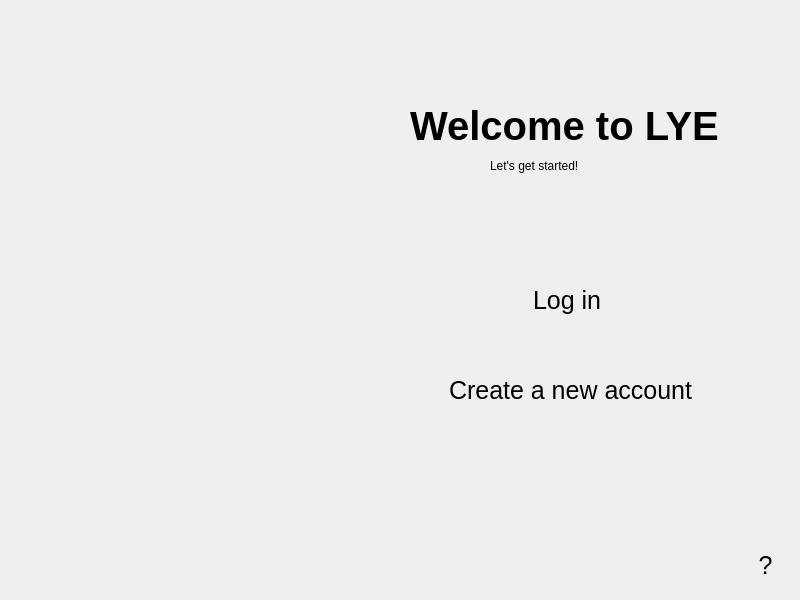
<?xml version="1.0" encoding="UTF-8"?>
<ui version="4.0">
 <class>LYE</class>
 <widget class="QDialog" name="LYE">
  <property name="windowModality">
   <enum>Qt::ApplicationModal</enum>
  </property>
  <property name="geometry">
   <rect>
    <x>0</x>
    <y>0</y>
    <width>800</width>
    <height>600</height>
   </rect>
  </property>
  <property name="windowTitle">
   <string>LYE</string>
  </property>
  <property name="styleSheet">
   <string notr="true">
     QDialog {
       background-image: url('./image_files/LYEfinal.jpg');
       background-repeat: no-repeat;
       
     }
   </string>
  </property>
  <widget class="QWidget" name="centralwidget" native="true">
   <property name="geometry">
    <rect>
     <x>0</x>
     <y>0</y>
     <width>800</width>
     <height>600</height>
    </rect>
   </property>
   <property name="maximumSize">
    <size>
     <width>10009</width>
     <height>10000</height>
    </size>
   </property>
   <property name="autoFillBackground">
    <bool>false</bool>
   </property>
   <property name="styleSheet">
    <string notr="true">background-color: qlineargradient(x1:0, y1:0, x2:0, y2:1;
    background-repeat: no-repeat;
    background-position: center;
    background-attachment: fixed; 
    background-size: cover; stop:0 #FFFFFF, stop:1 #AAAAAA);</string>
   </property>
   <widget class="QPushButton" name="login">
    <property name="geometry">
     <rect>
      <x>440</x>
      <y>270</y>
      <width>261</width>
      <height>61</height>
     </rect>
    </property>
    <property name="layoutDirection">
     <enum>Qt::LeftToRight</enum>
    </property>
    <property name="styleSheet">
     <string notr="true">QPushButton#login {
    font-size: 25px;
    font-stretch: normal;
    border-radius: 10px;
    border: 0px;
}

QPushButton#login:hover {
    border: 2px solid black;
}
</string>
    </property>
    <property name="text">
     <string>Log in </string>
    </property>
   </widget>
   <widget class="QPushButton" name="create">
    <property name="geometry">
     <rect>
      <x>440</x>
      <y>360</y>
      <width>261</width>
      <height>61</height>
     </rect>
    </property>
    <property name="layoutDirection">
     <enum>Qt::RightToLeft</enum>
    </property>
    <property name="styleSheet">
     <string notr="true">QPushButton#create {
    font-size: 25px;
    font-stretch: normal;
    border-radius: 10px;
    border: 0px;
}

QPushButton#create:hover {
    border: 2px solid black;
}
</string>
    </property>
    <property name="text">
     <string>Сreate a new account</string>
    </property>
    <property name="autoRepeatDelay">
     <number>300</number>
    </property>
   </widget>
   <widget class="QLabel" name="label">
    <property name="geometry">
     <rect>
      <x>410</x>
      <y>100</y>
      <width>331</width>
      <height>51</height>
     </rect>
    </property>
    <property name="styleSheet">
     <string notr="true">font-size: 40px; font-stretch: bold;
border-radius: 10px;
border: 0px;font-weight: bold;
font-family: &quot;century gothic&quot;;</string>
    </property>
    <property name="text">
     <string>Welcome to LYE</string>
    </property>
   </widget>
   <widget class="QLabel" name="label_2">
    <property name="geometry">
     <rect>
      <x>490</x>
      <y>150</y>
      <width>171</width>
      <height>31</height>
     </rect>
    </property>
    <property name="styleSheet">
     <string notr="true">@keyframes blink {
    0% { opacity: 1.0; }
    50% { opacity: 0.0; }
    100% { opacity: 1.0; }
}

QLabel {
    font-size: 20px;
    font-stretch: cursive;
    border-radius: 10px;
    border: 0px;
    font-style: italic;
    font-family: &quot;century gothic&quot;;
    animation: blink 1s infinite;
}</string>
    </property>
    <property name="text">
     <string>Let's get started!</string>
    </property>
   </widget>
   <widget class="QPushButton" name="about_us">
    <property name="geometry">
     <rect>
      <x>750</x>
      <y>550</y>
      <width>31</width>
      <height>31</height>
     </rect>
    </property>
    <property name="styleSheet">
     <string notr="true">QPushButton#about_us {
    font-size: 25px;
    font-stretch: normal;
    border-radius: 10px;
    border: 0px;
}

QPushButton#about_us:hover {
    border: 2px solid black;
}
</string>
    </property>
    <property name="text">
     <string>?</string>
    </property>
   </widget>
  </widget>
  <widget class="QMenuBar" name="menuBar">
   <property name="geometry">
    <rect>
     <x>900</x>
     <y>55</y>
     <width>800</width>
     <height>36</height>
    </rect>
   </property>
   <widget class="QMenu" name="menu">
    <property name="title">
     <string>еее</string>
    </property>
   </widget>
   <addaction name="menu"/>
  </widget>
 </widget>
 <resources>
  <include location="bi.qrc"/>
 </resources>
 <connections/>
</ui>
